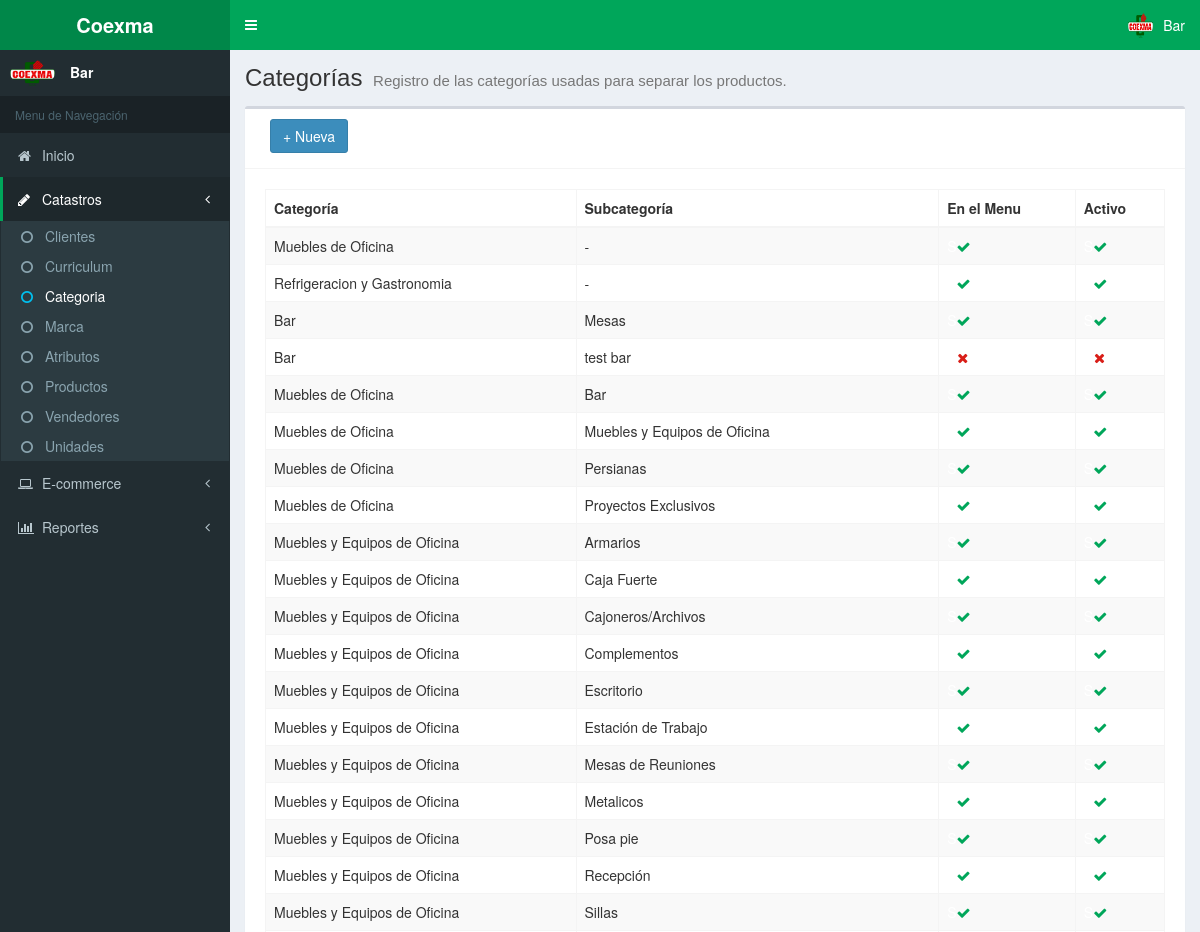
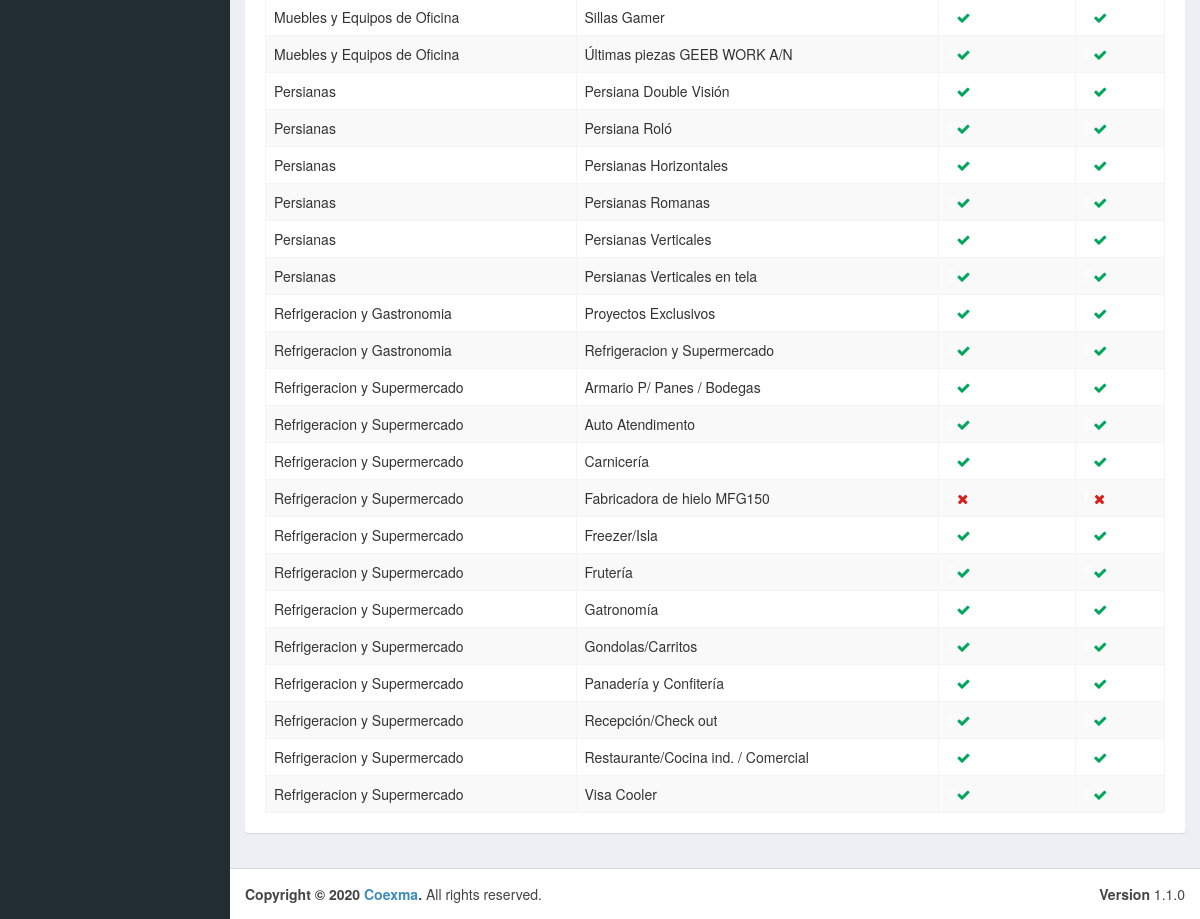
Screenshot of /admcoexpy/categoria.php (signed in) with the database file from the repository (2 pictures, top to bottom).
### tables this page shows
CREATE TABLE `tb_categoria` (
  `id` int(11) NOT NULL,
  `nombre` varchar(80) NOT NULL,
  `id_padre` int(11) DEFAULT NULL,
  `menu` tinyint(1) NOT NULL,
  `activo` tinyint(1) NOT NULL,
  `descripcion` text
);

### admcoexpy/mods/server/categoria.php (called while the page is built, shortened)
<?php
	function getAllCategorias () {
		$connection = conn();
		$sql = "SELECT a.*, b.nombre as padre FROM tb_categoria a LEFT JOIN tb_categoria b ON b.id = a.id_padre ORDER BY padre ASC, a.nombre ASC";
		$query = $connection->prepare($sql);
		$query->execute();
		if ($query->rowCount() > 0) {
			$result= $query->fetchAll();
		} else {
			$result = null;
		}
		return $result;
	}
?>

### admcoexpy/mods/objs/categoria.php (called while the page is built, shortened)
<?php
	include_once "mods/server/categoria.php";
	$categorias = getAllCategorias();
?>

### admcoexpy/categoria.php (the view, shortened to what this page needs)
<!DOCTYPE html>
<html>
<head>
	<?php include 'includes/head.php'; ?>
</head>
<body class="hold-transition skin-green sidebar-mini">
	<div class="wrapper">
		<?php include 'includes/header.php'; ?>
		<?php include 'includes/aside.php'; ?>
		<div class="content-wrapper">
			<section class="content-header">
				<h1>
					Categorías
					<small>Registro de las categorías usadas para separar los productos.</small>
				</h1>
			</section>
			<section class="content">
				<?php include_once "mods/objs/categoria.php";?>
				<div class="box">
					<div class="box-header with-border">
						<div class="col-md-3 pull-left">
							<button id="btnAdd" type="button" class="btn btn-primary" data-toggle="modal" data-target="#AddModal" style="margin-bottom: 5px;">+ Nueva</button>
						</div>
					</div>
					<div class="box-body">
						<div class="box-body table-responsive">
							<table class="table table-striped table-bordered display nowra" id="tabladatos">
							<thead>
								<tr>
									<th>Categoría</th>
									<th>Subcategoría</th>
									<th>En el Menu</th>
									<th>Activo</th>
								</tr>
							</thead>
							<tbody>
								<?php
									if ($categorias != null) {
										foreach ($categorias as $row) {
								?>
								<tr data-toggle="modal" data-target="#AltModal" data-codigo="<?php echo $row['id'];?>" data-nombre="<?php echo $row['nombre'];?>" data-activo="<?php echo $row['activo'];?>" data-categoria="<?php echo $row['id_padre'];?>" data-menu="<?php echo $row['menu'];?>" data-img="<?php echo $row['url'];?>" >
									<td>
									<?php
										$padre = "";
										if ($row['padre'] == "") {
											$padre = $row['nombre'];
										} else {
											$padre = $row['padre'];
										}
										echo $padre;
									?>
									</td>
									<td>
									<?php
										$nombre = "";
										if ($row['padre'] == "") {
											$nombre = "-";
										} else {
											$nombre = $row['nombre'];
										}
										echo $nombre;
									?>
									</td>
									<td>
									<?php
										if ($row['menu'] == 1) {
											echo '<span style="color: white">S</span><i class="fa fa-check text-success"></i>';
										} else {
											echo '<span style="color: white">N</span><i class="fa fa-close text-danger"></i>';
										}
									?>
									</td>
									<td>
									<?php
										if ($row['activo'] == 1) {
											echo '<span style="color: white">S</span><i class="fa fa-check text-success"></i>';
										} else {
											echo '<span style="color: white">N</span><i class="fa fa-close text-danger"></i>';
										}
									?>
									</td>
								</tr>
								<?php }}?>
							</tbody>
							</table>
						</div>
					</div>
				</div>
			</section>
		</div>
		<?php include "includes/footer.php"; ?>
	</div>
</body>
</html>

### admcoexpy/css/estilos.css (style rules this page uses)
.text-success { color: #00a65a; }
.text-danger { color: #d91e18; }

### rows the page displays
tb_categoria: nombre "Muebles de Oficina", nombre "-", menu 1 (drawn), activo 1 (drawn)
tb_categoria: nombre "Refrigeracion y Gastronomia", nombre "-", menu 1 (drawn), activo 1 (drawn)
tb_categoria: tb_categoria.nombre "Bar", nombre "Mesas", menu 1 (drawn), activo 1 (drawn)
tb_categoria: tb_categoria.nombre "Bar", nombre "test bar", menu 0 (drawn), activo 0 (drawn)
tb_categoria: tb_categoria.nombre "Muebles de Oficina", nombre "Bar", menu 1 (drawn), activo 1 (drawn)
tb_categoria: tb_categoria.nombre "Muebles de Oficina", nombre "Muebles y Equipos de Oficina", menu 1 (drawn), activo 1 (drawn)
tb_categoria: tb_categoria.nombre "Muebles de Oficina", nombre "Persianas", menu 1 (drawn), activo 1 (drawn)
tb_categoria: tb_categoria.nombre "Muebles de Oficina", nombre "Proyectos Exclusivos", menu 1 (drawn), activo 1 (drawn)
tb_categoria: tb_categoria.nombre "Muebles y Equipos de Oficina", nombre "Armarios", menu 1 (drawn), activo 1 (drawn)
tb_categoria: tb_categoria.nombre "Muebles y Equipos de Oficina", nombre "Caja Fuerte", menu 1 (drawn), activo 1 (drawn)
tb_categoria: tb_categoria.nombre "Muebles y Equipos de Oficina", nombre "Cajoneros/Archivos", menu 1 (drawn), activo 1 (drawn)
tb_categoria: tb_categoria.nombre "Muebles y Equipos de Oficina", nombre "Complementos", menu 1 (drawn), activo 1 (drawn)
tb_categoria: tb_categoria.nombre "Muebles y Equipos de Oficina", nombre "Escritorio", menu 1 (drawn), activo 1 (drawn)
tb_categoria: tb_categoria.nombre "Muebles y Equipos de Oficina", nombre "Estación de Trabajo", menu 1 (drawn), activo 1 (drawn)
tb_categoria: tb_categoria.nombre "Muebles y Equipos de Oficina", nombre "Mesas de Reuniones", menu 1 (drawn), activo 1 (drawn)
tb_categoria: tb_categoria.nombre "Muebles y Equipos de Oficina", nombre "Metalicos", menu 1 (drawn), activo 1 (drawn)
tb_categoria: tb_categoria.nombre "Muebles y Equipos de Oficina", nombre "Posa pie", menu 1 (drawn), activo 1 (drawn)
tb_categoria: tb_categoria.nombre "Muebles y Equipos de Oficina", nombre "Recepción", menu 1 (drawn), activo 1 (drawn)
tb_categoria: tb_categoria.nombre "Muebles y Equipos de Oficina", nombre "Sillas", menu 1 (drawn), activo 1 (drawn)
tb_categoria: tb_categoria.nombre "Muebles y Equipos de Oficina", nombre "Sillas Gamer", menu 1 (drawn), activo 1 (drawn)
tb_categoria: tb_categoria.nombre "Muebles y Equipos de Oficina", nombre "Últimas piezas GEEB WORK A/N", menu 1 (drawn), activo 1 (drawn)
tb_categoria: tb_categoria.nombre "Persianas", nombre "Persiana Double Visión", menu 1 (drawn), activo 1 (drawn)
tb_categoria: tb_categoria.nombre "Persianas", nombre "Persiana Roló", menu 1 (drawn), activo 1 (drawn)
tb_categoria: tb_categoria.nombre "Persianas", nombre "Persianas Horizontales", menu 1 (drawn), activo 1 (drawn)
tb_categoria: tb_categoria.nombre "Persianas", nombre "Persianas Romanas", menu 1 (drawn), activo 1 (drawn)
tb_categoria: tb_categoria.nombre "Persianas", nombre "Persianas Verticales", menu 1 (drawn), activo 1 (drawn)
tb_categoria: tb_categoria.nombre "Persianas", nombre "Persianas Verticales en tela", menu 1 (drawn), activo 1 (drawn)
tb_categoria: tb_categoria.nombre "Refrigeracion y Gastronomia", nombre "Proyectos Exclusivos", menu 1 (drawn), activo 1 (drawn)
tb_categoria: tb_categoria.nombre "Refrigeracion y Gastronomia", nombre "Refrigeracion y Supermercado", menu 1 (drawn), activo 1 (drawn)
tb_categoria: tb_categoria.nombre "Refrigeracion y Supermercado", nombre "Armario P/ Panes / Bodegas", menu 1 (drawn), activo 1 (drawn)
tb_categoria: tb_categoria.nombre "Refrigeracion y Supermercado", nombre "Auto Atendimento", menu 1 (drawn), activo 1 (drawn)
tb_categoria: tb_categoria.nombre "Refrigeracion y Supermercado", nombre "Carnicería", menu 1 (drawn), activo 1 (drawn)
tb_categoria: tb_categoria.nombre "Refrigeracion y Supermercado", nombre "Fabricadora de hielo MFG150", menu 0 (drawn), activo 0 (drawn)
tb_categoria: tb_categoria.nombre "Refrigeracion y Supermercado", nombre "Freezer/Isla", menu 1 (drawn), activo 1 (drawn)
tb_categoria: tb_categoria.nombre "Refrigeracion y Supermercado", nombre "Frutería", menu 1 (drawn), activo 1 (drawn)
tb_categoria: tb_categoria.nombre "Refrigeracion y Supermercado", nombre "Gatronomía", menu 1 (drawn), activo 1 (drawn)
tb_categoria: tb_categoria.nombre "Refrigeracion y Supermercado", nombre "Gondolas/Carritos", menu 1 (drawn), activo 1 (drawn)
tb_categoria: tb_categoria.nombre "Refrigeracion y Supermercado", nombre "Panadería y Confitería", menu 1 (drawn), activo 1 (drawn)
tb_categoria: tb_categoria.nombre "Refrigeracion y Supermercado", nombre "Recepción/Check out", menu 1 (drawn), activo 1 (drawn)
tb_categoria: tb_categoria.nombre "Refrigeracion y Supermercado", nombre "Restaurante/Cocina ind. / Comercial", menu 1 (drawn), activo 1 (drawn)
tb_categoria: tb_categoria.nombre "Refrigeracion y Supermercado", nombre "Visa Cooler", menu 1 (drawn), activo 1 (drawn)

### other values shown
$_SESSION['empresa-menu'] "Coexma"
$_SESSION['nome_usuario'] "Bar"
$_SESSION['empresa'] "Coexma"
